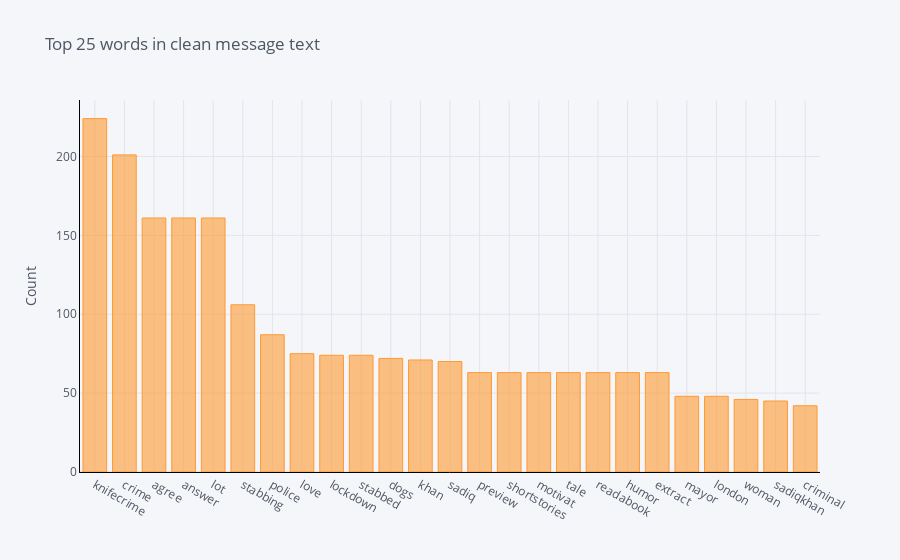
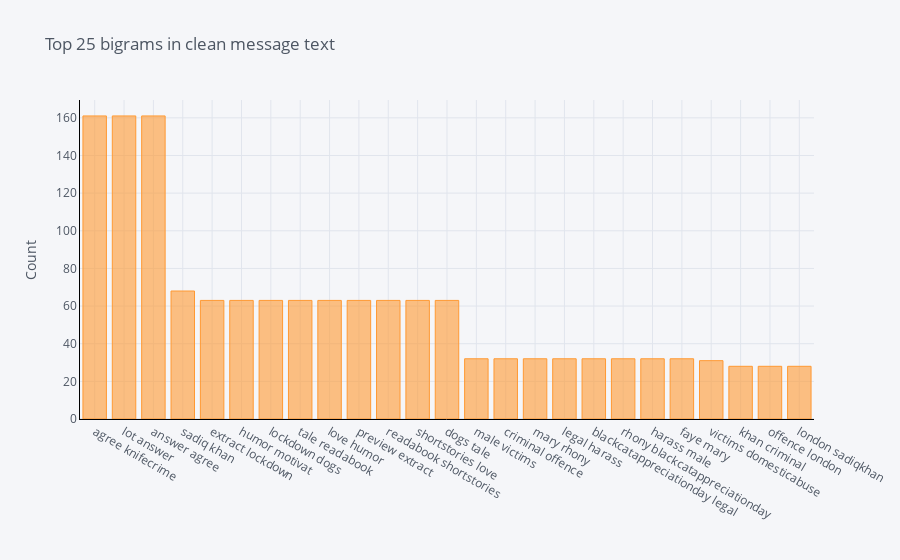
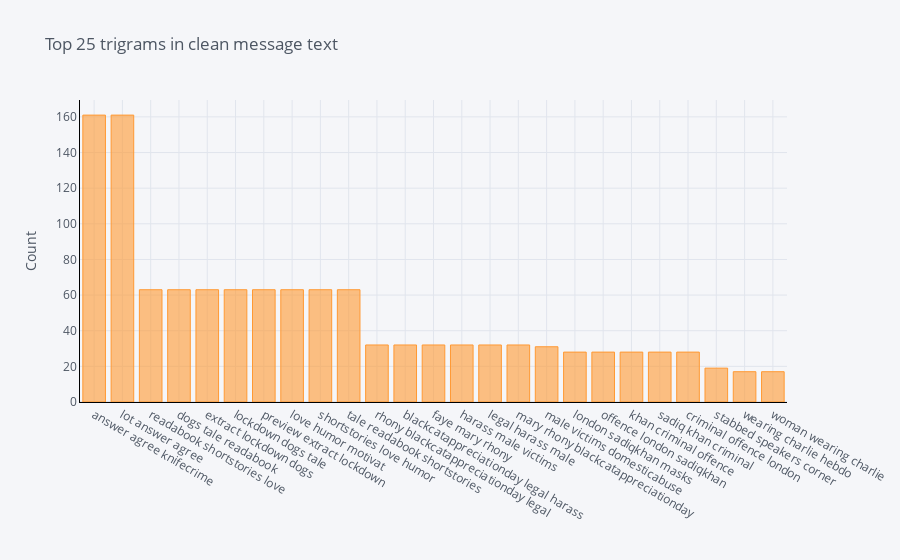

The notebook cell these images were saved under, in order:
### Code cell
tw_nlp.plot_ngrams(pruned_tweets[pruned_tweets.target==1], 'Clean_MessageText')

### Figure 1 — Plotly figure (JSON) as saved in the notebook; plotly's stock layout.template omitted (floating-point values rounded to 4 significant figures)
{"data": [{"marker": {"color": "rgba(255, 153, 51, 0.6)", "line": {"color": "rgba(255, 153, 51, 1.0)", "width": 1}}, "name": "count", "orientation": "v", "text": "", "type": "bar", "x": ["knifecrime", "crime", "agree", "answer", "lot", "stabbing", "police", "love", "lockdown", "stabbed", "dogs", "khan", "sadiq", "preview", "shortstories", "motivat", "tale", "readabook", "humor", "extract", "mayor", "london", "woman", "sadiqkhan", "criminal"], "y": [224, 201, 161, 161, 161, 106, 87, 75, 74, 74, 72, 71, 70, 63, 63, 63, 63, 63, 63, 63, 48, 48, 46, 45, 42]}], "layout": {"legend": {"bgcolor": "#F5F6F9", "font": {"color": "#4D5663"}}, "paper_bgcolor": "#F5F6F9", "plot_bgcolor": "#F5F6F9", "title": {"font": {"color": "#4D5663"}, "text": "Top 25 words in clean message text"}, "xaxis": {"gridcolor": "#E1E5ED", "linecolor": "black", "showgrid": true, "tickfont": {"color": "#4D5663"}, "title": {"font": {"color": "#4D5663"}, "text": ""}, "zerolinecolor": "#E1E5ED"}, "yaxis": {"gridcolor": "#E1E5ED", "linecolor": "black", "showgrid": true, "tickfont": {"color": "#4D5663"}, "title": {"font": {"color": "#4D5663"}, "text": "Count"}, "zerolinecolor": "#E1E5ED"}}}

### Figure 2 — Plotly figure (JSON) as saved in the notebook; plotly's stock layout.template omitted (floating-point values rounded to 4 significant figures)
{"data": [{"marker": {"color": "rgba(255, 153, 51, 0.6)", "line": {"color": "rgba(255, 153, 51, 1.0)", "width": 1}}, "name": "count", "orientation": "v", "text": "", "type": "bar", "x": ["agree knifecrime", "lot answer", "answer agree", "sadiq khan", "extract lockdown", "humor motivat", "lockdown dogs", "tale readabook", "love humor", "preview extract", "readabook shortstories", "shortstories love", "dogs tale", "male victims", "criminal offence", "mary rhony", "legal harass", "blackcatappreciationday legal", "rhony blackcatappreciationday", "harass male", "faye mary", "victims domesticabuse", "khan criminal", "offence london", "london sadiqkhan"], "y": [161, 161, 161, 68, 63, 63, 63, 63, 63, 63, 63, 63, 63, 32, 32, 32, 32, 32, 32, 32, 32, 31, 28, 28, 28]}], "layout": {"legend": {"bgcolor": "#F5F6F9", "font": {"color": "#4D5663"}}, "paper_bgcolor": "#F5F6F9", "plot_bgcolor": "#F5F6F9", "title": {"font": {"color": "#4D5663"}, "text": "Top 25 bigrams in clean message text"}, "xaxis": {"gridcolor": "#E1E5ED", "linecolor": "black", "showgrid": true, "tickfont": {"color": "#4D5663"}, "title": {"font": {"color": "#4D5663"}, "text": ""}, "zerolinecolor": "#E1E5ED"}, "yaxis": {"gridcolor": "#E1E5ED", "linecolor": "black", "showgrid": true, "tickfont": {"color": "#4D5663"}, "title": {"font": {"color": "#4D5663"}, "text": "Count"}, "zerolinecolor": "#E1E5ED"}}}

### Figure 3 — Plotly figure (JSON) as saved in the notebook; plotly's stock layout.template omitted (floating-point values rounded to 4 significant figures)
{"data": [{"marker": {"color": "rgba(255, 153, 51, 0.6)", "line": {"color": "rgba(255, 153, 51, 1.0)", "width": 1}}, "name": "count", "orientation": "v", "text": "", "type": "bar", "x": ["answer agree knifecrime", "lot answer agree", "readabook shortstories love", "dogs tale readabook", "extract lockdown dogs", "lockdown dogs tale", "preview extract lockdown", "love humor motivat", "shortstories love humor", "tale readabook shortstories", "rhony blackcatappreciationday legal", "blackcatappreciationday legal harass", "faye mary rhony", "harass male victims", "legal harass male", "mary rhony blackcatappreciationday", "male victims domesticabuse", "london sadiqkhan masks", "offence london sadiqkhan", "khan criminal offence", "sadiq khan criminal", "criminal offence london", "stabbed speakers corner", "wearing charlie hebdo", "woman wearing charlie"], "y": [161, 161, 63, 63, 63, 63, 63, 63, 63, 63, 32, 32, 32, 32, 32, 32, 31, 28, 28, 28, 28, 28, 19, 17, 17]}], "layout": {"legend": {"bgcolor": "#F5F6F9", "font": {"color": "#4D5663"}}, "paper_bgcolor": "#F5F6F9", "plot_bgcolor": "#F5F6F9", "title": {"font": {"color": "#4D5663"}, "text": "Top 25 trigrams in clean message text"}, "xaxis": {"gridcolor": "#E1E5ED", "linecolor": "black", "showgrid": true, "tickfont": {"color": "#4D5663"}, "title": {"font": {"color": "#4D5663"}, "text": ""}, "zerolinecolor": "#E1E5ED"}, "yaxis": {"gridcolor": "#E1E5ED", "linecolor": "black", "showgrid": true, "tickfont": {"color": "#4D5663"}, "title": {"font": {"color": "#4D5663"}, "text": "Count"}, "zerolinecolor": "#E1E5ED"}}}
